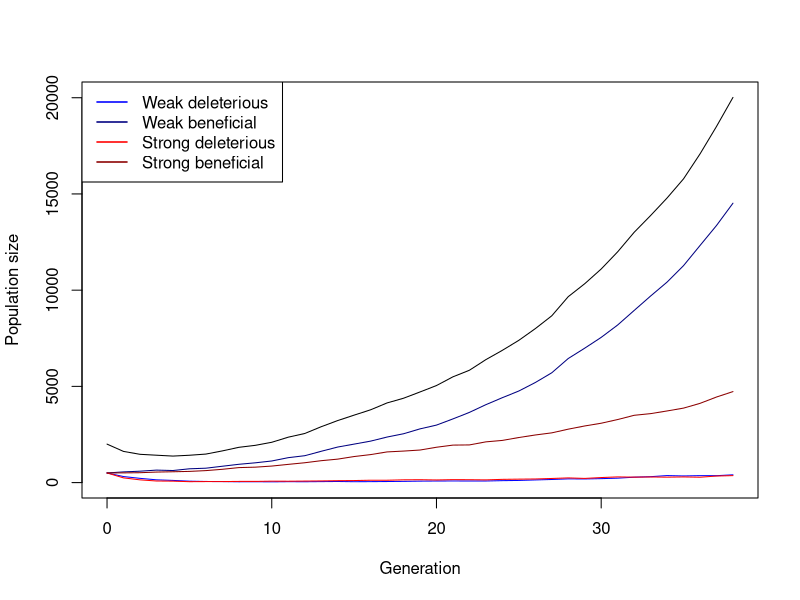

This figure's R source: (Note: this script raises an error after producing the figure.)
## ---- chunk 1
# Function for simulating one Generation in the Population
simulate_one_gen <- function(N_wd, N_wb, N_sd, N_sb, decay_rate_wm, decay_rate_sm, s_wm, s_sm, m_rate_wm, m_rate_sm) {
  
  # draw Offspring according to Poisson Distribution
  offsp_wd <- rpois(1, N_wd * (1-decay_rate_wm-s_wm))
  offsp_wb <- rpois(1, N_wb * (1-decay_rate_wm+s_wm))
  offsp_sd <- rpois(1, N_sd * (1-decay_rate_sm-s_sm))
  offsp_sb <- rpois(1, N_sb * (1-decay_rate_sm+s_sm))
  # draw changing Mutants according to Poisson Distribution
  mut_wd_to_wb <- rpois(1, offsp_wd * m_rate_wm)
  mut_sd_to_sb <- rpois(1, offsp_sd * m_rate_sm)
  mut_wb_to_wd <- rpois(1, offsp_wb * m_rate_wm)
  mut_sb_to_sd <- rpois(1, offsp_sb * m_rate_sm)
  
  # determine new Population Sizes of all four Mutants (2 versions of weak Mutations   and 2   versions of strong Mutations)
  N_wd_new <- max(offsp_wd - mut_wd_to_wb+ mut_wb_to_wd,0)
  N_wb_new <- max(offsp_wb - mut_wb_to_wd+ mut_wd_to_wb,0)
  N_sd_new <- max(offsp_sd - mut_sd_to_sb+ mut_sb_to_sd,0)
  N_sb_new <- max(offsp_sb - mut_sb_to_sd+ mut_sd_to_sb,0)
  
 return(c(N_wd_new, N_wb_new, N_sd_new, N_sb_new))
}
# Test the Function
print(simulate_one_gen(N_wd=50, N_wb=0, N_sd=50, N_sb=0, decay_rate_wm=0, decay_rate_sm=0, s_wm=0, s_sm=0, m_rate_wm=0, m_rate_sm=0))
## ---- chunk 2
# Simulation runs until the 100th Generation
max_gen=100
simulate_pop <- function(init_wd, init_wb,  init_sd, init_sb, decay_rate_wm, decay_rate_sm, s_wm, s_sm, m_rate_wm, m_rate_sm, max_gen) {
  # Create the Vector in which to save the Results
  pop_vector <- c(init_wd,init_wb, init_sd, init_sb)
  # initiate the variables
  pop_new <- c(init_wd, init_wb, init_sd, init_sb)
  
  # run the Simulation until Generation max_gen
  for (i in 1:(max_gen + 1)) {
    # redefine the current Population one Generation later
    pop_new <- simulate_one_gen(pop_new[1],pop_new[2],pop_new[3],pop_new[4], decay_rate_wm, decay_rate_sm, s_wm, s_sm, m_rate_wm, m_rate_sm)
    # add the new Population Sizes to the Output Vector
    pop_vector <- rbind(pop_vector,pop_new)
    # Condition to stop the Simulation before max_gen: either the Population exceeds 1.5         Times the Original Population Size, or it goes extinct
    if ((sum(pop_new) >= 10 * sum(c(init_wd, init_wb, init_sd, init_sb))) || sum(pop_new) == 0)
      break

}
  
  # Define the Row and Column Names of the Output Vector
  rownames(pop_vector) <- (0:max_gen)[1:length(pop_vector[,1])] # Note that the Vector has to be cut if the Simulation stopped early
  colnames(pop_vector) <- c("wd","wb", "sd", "sb")
  # return the Result
  return(pop_vector)	
}


# Test the Function and plot the Result
# set max_gen to a Value to be used througout
max_gen <- 100
# create your Simulation Data
output <- simulate_pop(init_wd=500, init_wb=500,  init_sd=500, init_sb=500, decay_rate_wm=0.1, decay_rate_sm=0.2, s_wm=0.2, s_sm=0.3, m_rate_wm=0.01, m_rate_sm=0.04,max_gen)
# show the last few Lines of the Data Table
print(tail(output))
# plot the Output - note that the Plot Range and the x Axis have to be adjusted based on the Length of the Table
# determine x axis Range 
x_range <- 0:(length(output[,1])-1)
# this plots the total Population Size
plot(x_range,output[,1]+output[,2]+output[ ,3]+output[ ,4],type='l',ylim=c(0,max(output[,1]+output[,2]+output[ ,3]+output[ ,4])),xlab =  "Generation",ylab = "Population size")
# add Number of wd Individuals
lines(x_range,output[,1], col="blue")
# add Number of wb Individuals
lines(x_range,output[,2], col="navyblue")
# add Number of sd Individuals
lines(x_range,output[,3], col="red")
# add Number of sb Individuals
lines(x_range,output[,4], col="darkred")
# add Legend
legend("topleft",
       legend=c("Weak deleterious","Weak beneficial","Strong deleterious","Strong beneficial"),
       col=c("blue","navyblue","red","darkred"), lty=1, lwd=1.5)
## ---- chunk 3
# set some Parameters to fixed Values
init_wd <- 300
init_wb <- 300
init_sd <- 300
init_sb <- 300
m_rate_wm <- 0.01
m_rate_sm <- 0.05
decay_rate_wm <- 0.1
decay_rate_sm <- 0.2
s_wm <- 0.2
s_sm <- 0.4
max_gen <- 1000
# determine how often to run the Simulation for each set of Parameters
no_replicates <- 10


# set Parameters to vary
s_values_wm <- c(0.05,0.1,0.15)
s_values_sm <- c(0.2,0.25,0.3)
m_values_wm <- c(0.001,0.01,0.05)
m_values_sm <- c(0.05,0.1,0.15)


# initialize Data Table - where to collect the Results
data_table <- c()
data_table_wd<- c()
data_table_wb<- c()
data_table_sd<- c()
data_table_sb<- c()
# run the Simulation across all chosen parameters
# loop over mutation rates
#for(mval_wm in m_values_wm){
 # for(mval_sm in m_values_sm){
    # loop over Selection strength
    for(sval_wm in s_values_wm){
      for(sval_sm in s_values_sm){
        # different Way of running many Simulations: make Replicates using "repeat" Function         with a counter i
        # reset Counter
        i<-0
        total_runs<-0
        rescue_count<-0
        repeat {
          # increase Counter by one
          i<-i+1
          # defining total runs
          total_runs <- total_runs + 1
          # run the Simulation once
          one_run <- simulate_pop(init_wd, init_wb, init_sd, init_sb,
                                  decay_rate_wm, decay_rate_sm,
                                  sval_wm, sval_sm, m_rate_wm=0.2,m_rate_sm=0.2, max_gen)
          
          # determine total Population Sizes
          total_size <- one_run[,1]+one_run[,2]+one_run[,3]+one_run[,4]
          
          
          # determine final Population Size for each Mutant
          N_end_wd <- one_run[nrow(one_run), "wd"]
          N_end_wb <- one_run[nrow(one_run), "wb"]
          N_end_sd <- one_run[nrow(one_run), "sd"]
          N_end_sb <- one_run[nrow(one_run), "sb"]
          
          total_end <- N_end_wd + N_end_wb + N_end_sd + N_end_sb
          if (total_end > 0) {
            rescue_count <- rescue_count + 1
          }
          # determine Frequencies of each mutant in the final Population
          freq_wd <- ifelse(total_end > 0, N_end_wd / total_end, 0)
          freq_wb <- ifelse(total_end > 0, N_end_wb / total_end, 0)
          freq_sd <- ifelse(total_end > 0, N_end_sd / total_end, 0)
          freq_sb <- ifelse(total_end > 0, N_end_sb / total_end, 0)
          
          
          
          data_table_wd<- rbind(data_table_wd, c(sval_wm,freq_wd))
          data_table_wb<- rbind(data_table_wb, c(sval_wm, freq_wb))
          data_table_sd<- rbind(data_table_sd,c(sval_sm, freq_sd))
          data_talbe_sb<-rbind(data_table_sb, c (sval_sm,freq_sb))
          # enter the D into the Table
          data_table <- rbind(data_table,c(mval_wm,mval_sm,sval_wm,sval_sm,N_end_wd,        N_end_wb, N_end_sd, N_end_sb,freq_wd, freq_wb, freq_sd,freq_sb)) # note that we add the                varying parameters (mutation rate and selection strength for each version of weak            and strong mutation) to the table too
          # stop the repeated Computation after no_replicates times
          
          
          if(i>no_replicates) break
          
        }
      }
    }
  #}
#}
# calculating Rescue probability
rescue_prob <- rescue_count / total_runs
# Mean Frequencies of each mutant
mean_freq_wd <- mean(freq_wd)*100
mean_freq_wb <- mean(freq_wb)*100
mean_freq_sd <- mean(freq_sd)*100
mean_freq_sb <- mean(freq_sb)*100

print(paste("Mean frequency of wd =", mean_freq_wd) )
print(paste("Mean frequency of wb =", mean_freq_wb) )
print(paste("Mean frequency of sd =", mean_freq_sd) )
print(paste("Mean frequency of sb =", mean_freq_sb) )
# define Column Names of Data Table
colnames(data_table) <- c("m_rate_wm","m_rate_sm","s_wm","s_sm","N_end_wd", "N_end_wb", "N_end_sd", "N_end_sb","freq_wd", "freq_wb", "freq_sd","freq_sb")
# show the first and last Lines of the Output
print(head(data_table))
print(tail(data_table))
print(rescue_prob)
